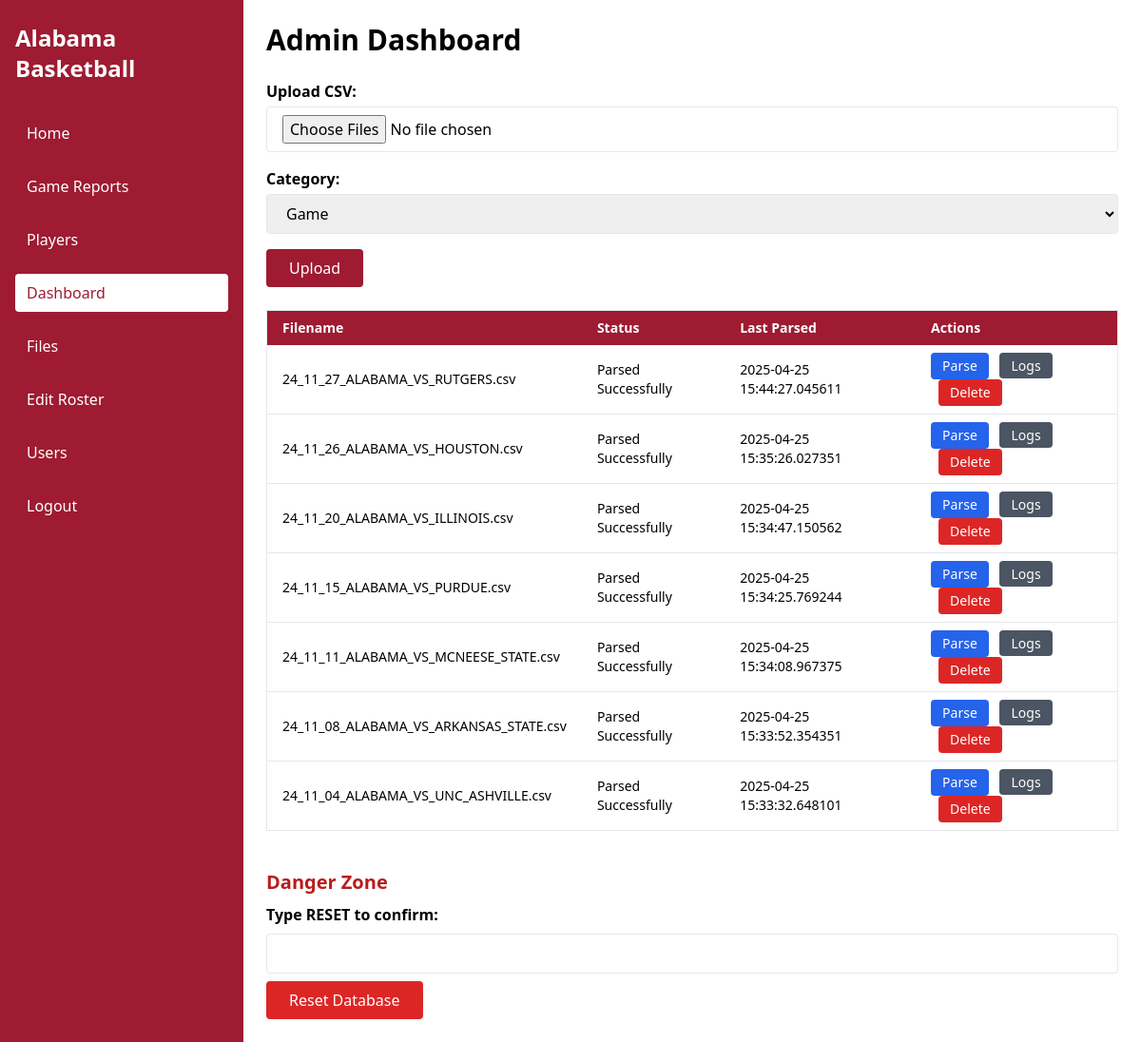
The app's page /admin/dashboard (signed in), older data.
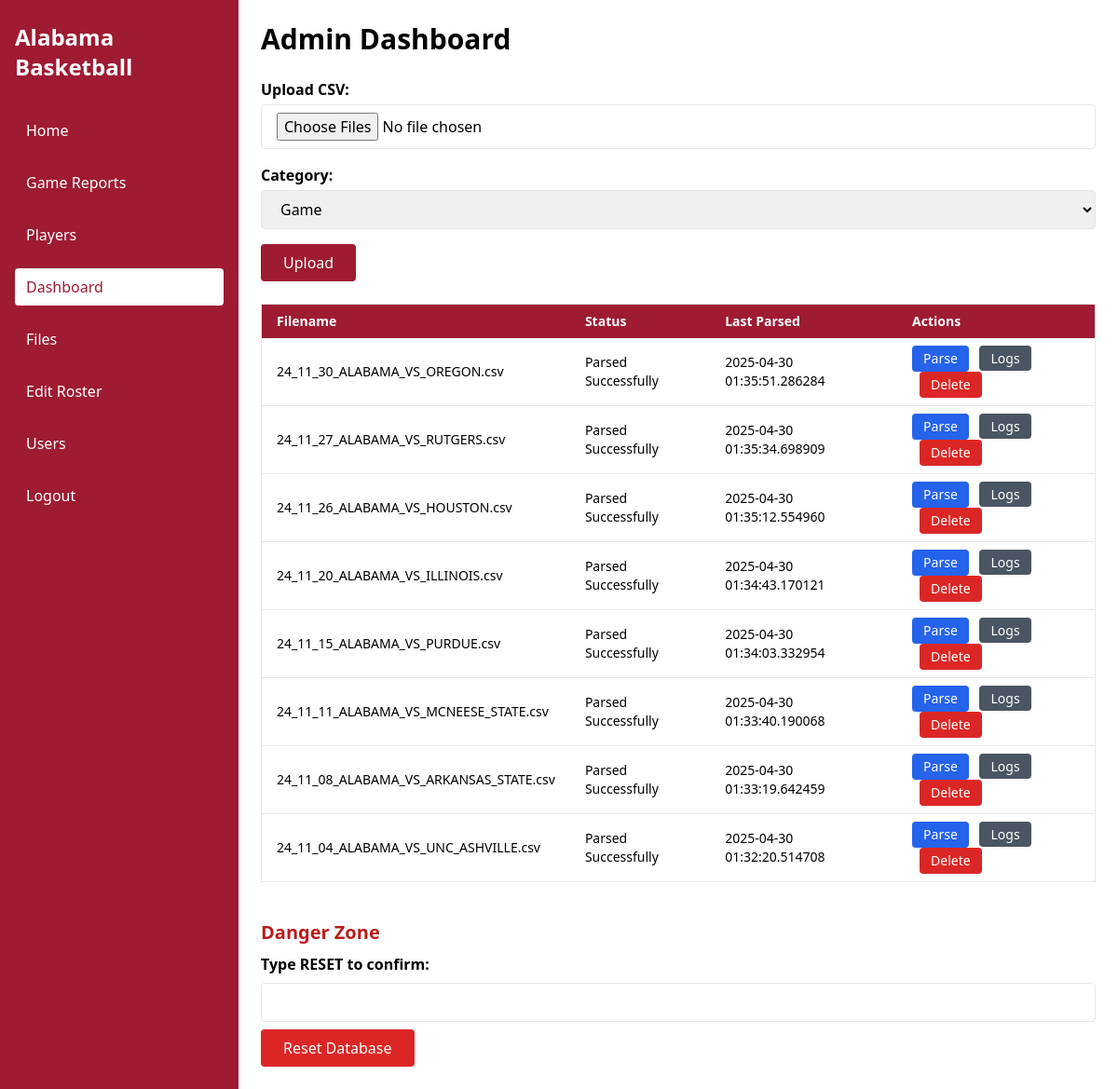
The same page, newer data.
### models/uploaded_file.py (models this page shows)
class UploadedFile(db.Model):
    __tablename__ = 'uploaded_files'
    id = db.Column(db.Integer, primary_key=True)
    filename = db.Column(db.String(255), nullable=False)
    upload_date = db.Column(db.DateTime, default=datetime.utcnow)
    parse_status = db.Column(db.String(50), default='Not Parsed')
    parse_log = db.Column(db.Text, nullable=True)
    parse_error = db.Column(db.Text, nullable=True)  # Error message if parsing fails
    last_parsed = db.Column(db.DateTime, nullable=True)
    offensive_breakdown = db.Column(db.Text, nullable=True)
    defensive_breakdown = db.Column(db.Text, nullable=True)
    lineup_efficiencies = db.Column(db.Text, nullable=True)
    category = db.Column(db.String(50), nullable=True)  # e.g., 'Game' or 'Practice'

### admin/routes.py (the view)
@admin_bp.route('/dashboard', methods=['GET'])
@admin_required
def dashboard():
    uploaded_files = UploadedFile.query.order_by(UploadedFile.upload_date.desc()).all()
    return render_template('admin/dashboard.html', uploaded_files=uploaded_files, active_page='dashboard')

### admin/routes.py (called while the page is built)
@admin_bp.before_request
def admin_bp_before_request():
    if request.endpoint == 'admin.login' or request.endpoint.startswith('static'):
        return
    if not current_user.is_authenticated:
        flash("Please log in to continue.", "error")
        return redirect(url_for('admin.login'))
    admin_only = {
        'admin.dashboard',
        'admin.files_view_unique',
        'admin.upload_file',
        'admin.parse_file',
        'admin.delete_file',
        'admin.users_list',
        'admin.add_user',
        'admin.edit_user',
        'admin.delete_user',
        'admin.edit_roster',
        'admin.delete_roster',
    }
    if request.endpoint in admin_only and not current_user.is_admin:
        flash("You do not have permission to view that page.", "error")
        return redirect(url_for('admin.login'))

### utils/auth.py (called while the page is built)
def admin_required(f):
    @wraps(f)
    @login_required
    def decorated(*args, **kwargs):
        if not current_user.is_admin:
            abort(403)
        return f(*args, **kwargs)
    return decorated

### templates/admin/dashboard.html (shortened to what this page needs)
{% extends "base.html" %}
{% block content %}
<h1 class="text-3xl font-bold mb-6">Admin Dashboard</h1>
<form action="{{ url_for('admin.upload_file') }}" method="post" enctype="multipart/form-data" class="mb-6 space-y-4">
  <div>
    <label for="file" class="block font-semibold mb-1">Upload CSV:</label>
    <input type="file" name="file" multiple id="file" class="border rounded px-4 py-2 w-full" />
  </div>
  <div>
    <label for="category" class="block font-semibold mb-1">Category:</label>
    <select name="category" id="category" class="border rounded px-4 py-2 w-full">
      <option value="Game">Game</option>
    </select>
  </div>
  <button type="submit" class="bg-[#9E1B32] text-white px-6 py-2 rounded hover:bg-[#7e1629]">
    Upload
  </button>
</form>
<div class="overflow-x-auto">
  <table class="min-w-full border text-sm">
    <thead class="bg-[#9E1B32] text-white">
      <tr>
        <th class="px-4 py-2 text-left">Filename</th>
        <th class="px-4 py-2 text-left">Status</th>
        <th class="px-4 py-2 text-left">Last Parsed</th>
        <th class="px-4 py-2 text-left">Actions</th>
      </tr>
    </thead>
    <tbody class="divide-y divide-gray-200">
      {% for f in uploaded_files %}
      <tr class="bg-white">
        <td class="px-4 py-2">{{ f.filename }}</td>
        <td class="px-4 py-2">{{ f.parse_status }}</td>
        <td class="px-4 py-2">
          {% if f.last_parsed %}
            {{ f.last_parsed }}
          {% else %}
            Not Parsed
          {% endif %}
        </td>
        <td class="px-4 py-2 space-x-2">
          <form action="{{ url_for('admin.parse_file', file_id=f.id) }}" method="post" class="inline">
            <button type="submit" class="bg-blue-600 hover:bg-blue-700 text-white px-3 py-1 rounded text-sm">Parse</button>
          </form>
          <a href="{{ url_for('admin.view_logs', file_id=f.id) }}" class="bg-gray-600 hover:bg-gray-700 text-white px-3 py-1 rounded text-sm">Logs</a>
          <form action="{{ url_for('admin.delete_file', file_id=f.id) }}" method="post" class="inline">
            <button type="submit" onclick="return confirm('Delete this file?')" class="bg-red-600 hover:bg-red-700 text-white px-3 py-1 rounded text-sm">Delete</button>
          </form>
        </td>
      </tr>
      {% endfor %}
    </tbody>
  </table>
</div>
<h2 class="text-xl font-bold mt-10 mb-2 text-red-700">Danger Zone</h2>
<form action="{{ url_for('admin.reset_db') }}" method="post" class="space-y-2">
  <label class="block font-semibold">Type RESET to confirm:</label>
  <input type="text" name="confirmation" class="border rounded px-4 py-2 w-full" />
  <button type="submit" class="bg-red-600 text-white px-6 py-2 rounded hover:bg-red-700">Reset Database</button>
</form>
{% endblock %}

Row changes from the older to the newer data that the page shows:
added UploadedFile: filename "24_11_30_ALABAMA_VS_OREGON.csv", parse_status "Parsed Successfully", last_parsed "2025-04-30 01:35:51.286284"
changed UploadedFile "24_11_27_ALABAMA_VS_RUTGERS.csv": last_parsed "2025-04-25 15:44:27.045611" → "2025-04-30 01:35:34.698909"
changed UploadedFile "24_11_26_ALABAMA_VS_HOUSTON.csv": last_parsed "2025-04-25 15:35:26.027351" → "2025-04-30 01:35:12.554960"
changed UploadedFile "24_11_20_ALABAMA_VS_ILLINOIS.csv": last_parsed "2025-04-25 15:34:47.150562" → "2025-04-30 01:34:43.170121"
changed UploadedFile "24_11_15_ALABAMA_VS_PURDUE.csv": last_parsed "2025-04-25 15:34:25.769244" → "2025-04-30 01:34:03.332954"
changed UploadedFile "24_11_11_ALABAMA_VS_MCNEESE_STATE.csv": last_parsed "2025-04-25 15:34:08.967375" → "2025-04-30 01:33:40.190068"
changed UploadedFile "24_11_08_ALABAMA_VS_ARKANSAS_STATE.csv": last_parsed "2025-04-25 15:33:52.354351" → "2025-04-30 01:33:19.642459"
changed UploadedFile "24_11_04_ALABAMA_VS_UNC_ASHVILLE.csv": last_parsed "2025-04-25 15:33:32.648101" → "2025-04-30 01:32:20.514708"
